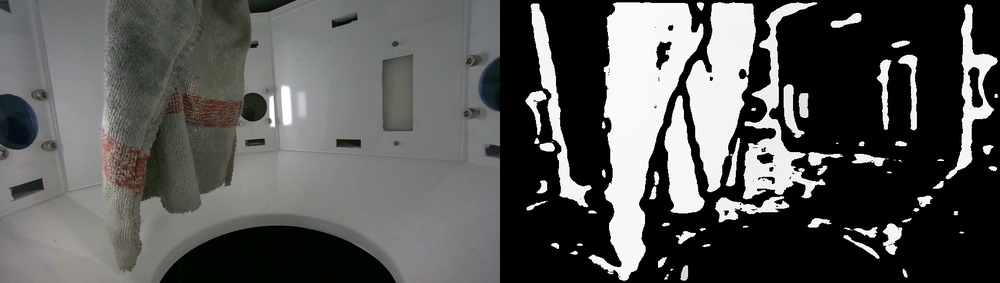
#> input picture dataset/inputs/raw_ptp/sample_10.jpg, 1000 x 283 px, shrunk from 1696 x 480 before the run; its folder holds only this picture in this run
$ python fill_depth.py
#> lines starting #> are read from the running program, lines starting #| are printed output that depends on the picture
# ------------------------------------------------------------------------------
# Nazgul Mamasheva
# -----------------------------------------------------------------------------

import os
import cv2
import numpy as np

from utils.colorization import fill_depth_colorization as fill_depth_colorization


raw_data_path = "./dataset/inputs/raw_ptp/"
colorized_data_path = "./dataset/inputs/colorized_ptp/"

for file in os.listdir(raw_data_path):
	if file.endswith(".jpg"):

		image_path = os.path.join(raw_data_path, file)
		depth_path = os.path.join(raw_data_path, os.path.splitext(file)[0] + ".npy")

		raw_image = cv2.imread(image_path)
#> raw_image is the input picture: shape (283, 1000, 3); mean B, G, R 85.4, 86.6, 86.3

		# cutting raw image into image and mask
		width = raw_image.shape[1]
#> width = 1000

		width_cutoff = width // 2
#> width_cutoff = 500
		orig_image = raw_image[:, :width_cutoff]
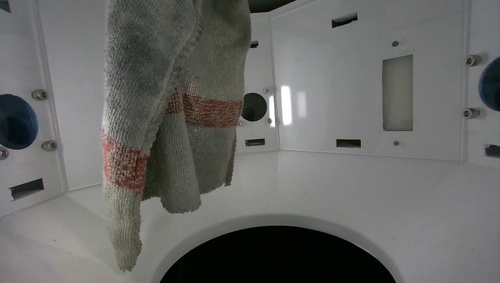
#> orig_image: shape (283, 500, 3); mean B, G, R 101.8, 104.2, 103.7
		mask = raw_image[:, width_cutoff:]
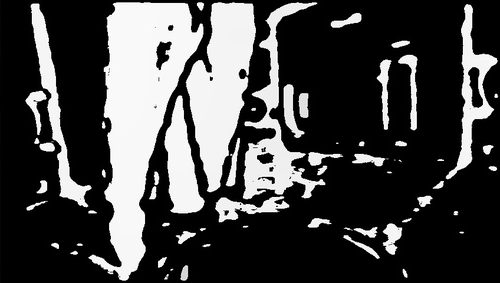
#> mask: shape (283, 500, 3); mean B, G, R 68.9, 68.9, 68.9


		image = cv2.cvtColor(orig_image, cv2.COLOR_BGR2RGB)
		image = image/255 # convert to range 0 to 1


#> (the run stopped early here; a loop or call above may not have finished)

$ run again, on dataset/inputs/raw_ptp/sample_14.jpg
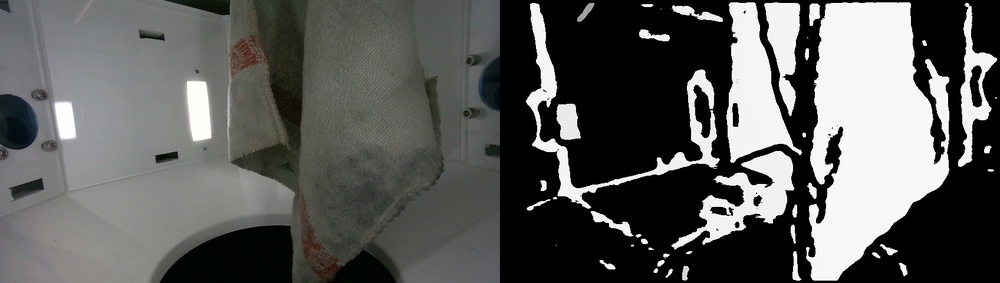
#> input picture dataset/inputs/raw_ptp/sample_14.jpg, 1000 x 283 px, shrunk from 1696 x 480 before the run
#> raw_image is the input picture: shape (283, 1000, 3); mean B, G, R 89.9, 91.5, 90.9
#> `orig_image = raw_image[:, :width_cutoff]`:
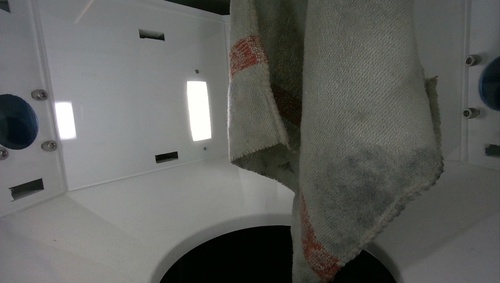
#> orig_image: shape (283, 500, 3); mean B, G, R 94.4, 97.7, 96.5
#> `mask = raw_image[:, width_cutoff:]`:
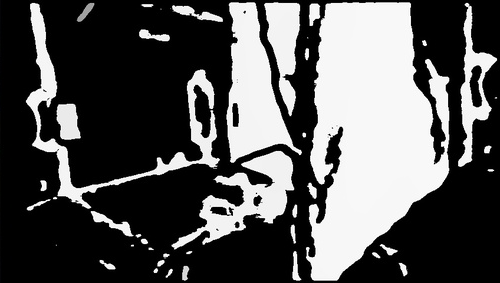
#> mask: shape (283, 500, 3); mean B, G, R 85.3, 85.3, 85.3
